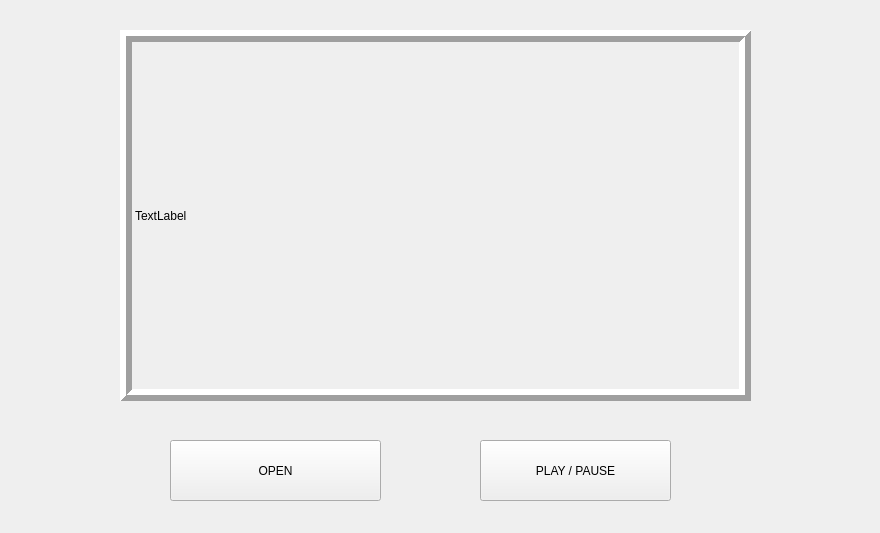
<?xml version="1.0" encoding="UTF-8"?>
<ui version="4.0">
 <class>Form</class>
 <widget class="QWidget" name="Form">
  <property name="geometry">
   <rect>
    <x>0</x>
    <y>0</y>
    <width>880</width>
    <height>533</height>
   </rect>
  </property>
  <property name="windowTitle">
   <string>Form</string>
  </property>
  <widget class="QLabel" name="wgt_player">
   <property name="geometry">
    <rect>
     <x>120</x>
     <y>30</y>
     <width>631</width>
     <height>371</height>
    </rect>
   </property>
   <property name="frameShape">
    <enum>QFrame::Box</enum>
   </property>
   <property name="frameShadow">
    <enum>QFrame::Raised</enum>
   </property>
   <property name="lineWidth">
    <number>6</number>
   </property>
   <property name="text">
    <string>TextLabel</string>
   </property>
  </widget>
  <widget class="QPushButton" name="btn_select">
   <property name="geometry">
    <rect>
     <x>170</x>
     <y>440</y>
     <width>211</width>
     <height>61</height>
    </rect>
   </property>
   <property name="text">
    <string>OPEN</string>
   </property>
  </widget>
  <widget class="QPushButton" name="btn_play_pause">
   <property name="geometry">
    <rect>
     <x>480</x>
     <y>440</y>
     <width>191</width>
     <height>61</height>
    </rect>
   </property>
   <property name="text">
    <string>PLAY / PAUSE</string>
   </property>
  </widget>
 </widget>
 <resources/>
 <connections/>
</ui>
